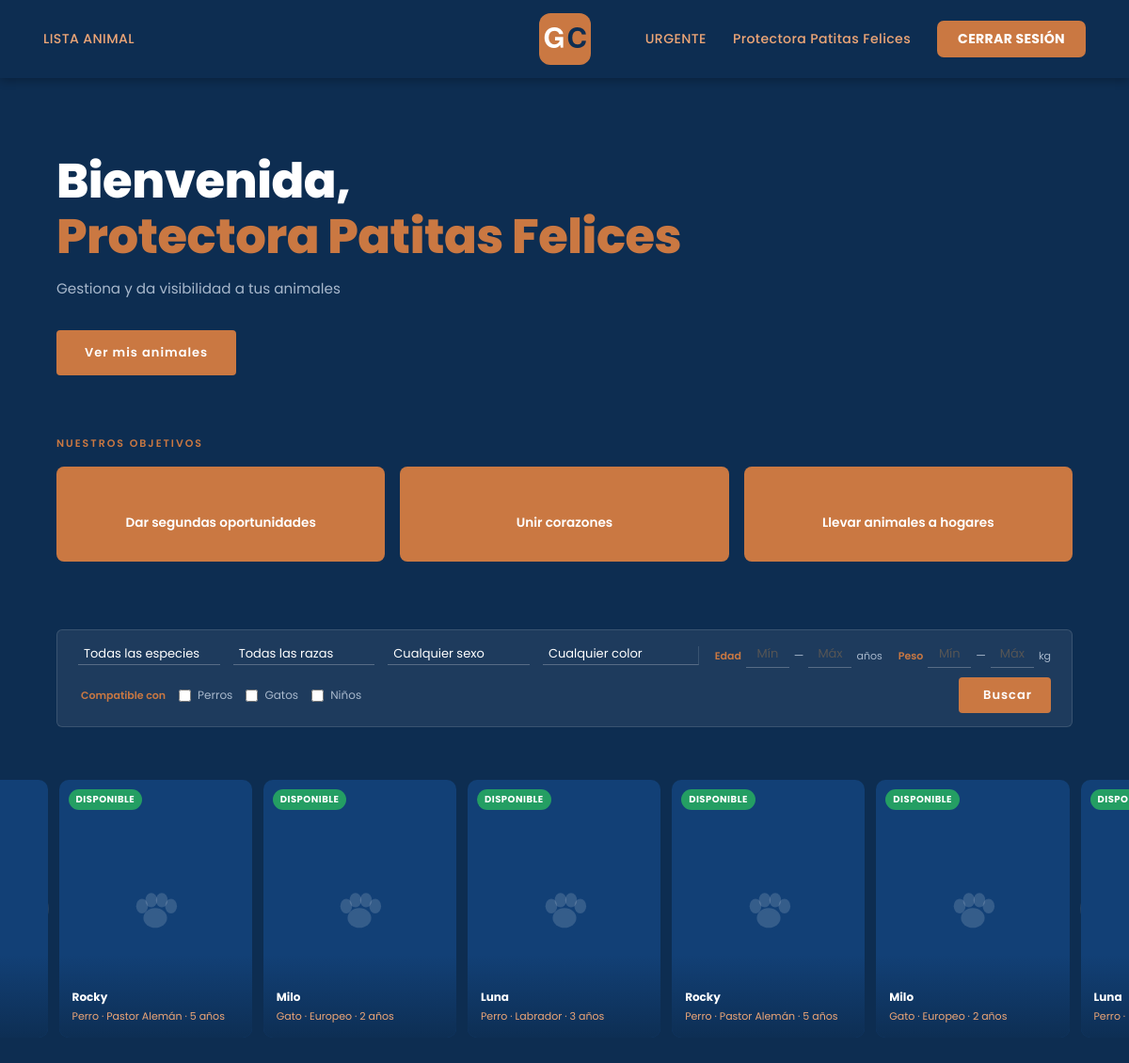
Page /public/indexProtectora.php (signed in) on the committed database.
### tables this page shows
CREATE TABLE Animales (
    id_animal              INT AUTO_INCREMENT PRIMARY KEY,
    id_protectora          INT,
    nombre                 VARCHAR(100) NOT NULL,
    id_estado              INT,
    especie                VARCHAR(50),
    raza                   VARCHAR(50),
    sexo                   CHAR(1),
    color                  VARCHAR(50),
    peso                   DECIMAL(5,2),
    edad                   INT,
    fecha_entrada          DATE,
    descripcion            TEXT,
    compatibilidad_perros  BOOLEAN DEFAULT FALSE,
    compatibilidad_gatos   BOOLEAN DEFAULT FALSE,
    compatibilidad_ninos   BOOLEAN DEFAULT FALSE,

    CONSTRAINT fk_animal_protectora FOREIGN KEY (id_protectora)
        REFERENCES Protectora(id_protectora) ON DELETE CASCADE,

    CONSTRAINT fk_animal_estado FOREIGN KEY (id_estado)
        REFERENCES EstadoAnimal(id_estado) ON DELETE SET NULL
);

CREATE TABLE EstadoAnimal (
    id_estado   INT AUTO_INCREMENT PRIMARY KEY,
    nombre      VARCHAR(50) NOT NULL UNIQUE
);

### public/indexProtectora.php (the view, shortened to what this page needs)
<?php
require "../src/sesion/conexion.php";
$id_protectora = (int)$_SESSION['id'];
$edad_min       = (isset($_GET['edad_min']) && $_GET['edad_min'] !== '') ? (int)$_GET['edad_min'] : '';
$edad_max       = (isset($_GET['edad_max']) && $_GET['edad_max'] !== '') ? (int)$_GET['edad_max'] : '';
$peso_min       = (isset($_GET['peso_min']) && $_GET['peso_min'] !== '') ? (float)$_GET['peso_min'] : '';
$peso_max       = (isset($_GET['peso_max']) && $_GET['peso_max'] !== '') ? (float)$_GET['peso_max'] : '';
$compat_perros  = !empty($_GET['compat_perros']);
$compat_gatos   = !empty($_GET['compat_gatos']);
$compat_ninos   = !empty($_GET['compat_ninos']);
$sql = "SELECT a.id_animal, a.nombre, a.especie, a.raza, a.edad, a.sexo,
               g.ruta AS foto,
               p.nombre_protectora, p.ciudad,
               e.nombre AS estado
        FROM Animales a
        JOIN EstadoAnimal e ON a.id_estado = e.id_estado
        JOIN Protectora p   ON a.id_protectora = p.id_protectora
        LEFT JOIN Galeria g ON a.id_animal = g.id_animal AND g.es_principal = 1
        WHERE a.id_protectora = ?";
$params = [$id_protectora];
$types  = 'i';
$sql .= " ORDER BY a.fecha_entrada DESC LIMIT 10";
$animales_arr = [];
$stmt = $_conexion->prepare($sql);
$stmt->bind_param($types, ...$params);
$stmt->execute();
$res_anim = $stmt->get_result();
if ($res_anim) {
    while ($row = $res_anim->fetch_assoc()) $animales_arr[] = $row;
}
?>
<!DOCTYPE html>
<html lang="es">
<head>
    <link rel="stylesheet" href="https://cdnjs.cloudflare.com/ajax/libs/material-design-iconic-font/2.2.0/css/material-design-iconic-font.min.css">
    <link rel="stylesheet" href="css/header.css">
    <link rel="stylesheet" href="css/indexProtectora.css">
</head>
<body>
<header>
    <nav class="hBotones">
        <a class="hBoton" href="listaAnimal.php">LISTA ANIMAL</a>
    </nav>
    <nav id="header-izq">
        <a href="indexProtectora.php">
            <img src="../img/profile/default/oficiales/logo.svg" alt="Go Catch" height="40">
        </a>
    </nav>
    <nav class="hBotones">
        <a class="hBoton" href="#animales">URGENTE</a>
        <a class="hBoton" href="perfil.php">
            <?= htmlspecialchars($_SESSION['nombre']) ?>
        </a>
        <a href="../src/sesion/logout.php" id="boton-destacado">CERRAR SESIÓN</a>
    </nav>
</header>
<section id="hero">
    <div id="hero-content">
        <h1>Bienvenida,<br><span><?= htmlspecialchars($_SESSION['nombre']) ?></span></h1>
        <p>Gestiona y da visibilidad a tus animales</p>
        <div id="hero-cta">
            <a href="#animales" class="cta-btn cta-primary">Ver mis animales</a>
        </div>
    </div>
</section>
<section id="objetivos">
    <p class="seccion-etiqueta">Nuestros objetivos</p>
    <div id="objetivos-grid">
        <div class="objetivo-card">
            <p>Dar segundas oportunidades</p>
        </div>
        <div class="objetivo-card">
            <p>Unir corazones</p>
        </div>
        <div class="objetivo-card">
            <p>Llevar animales a hogares</p>
        </div>
    </div>
</section>
<section id="filtro">
    <form method="GET" action="indexProtectora.php" id="filtro-form">
        <div class="filtro-fila">
            <div class="filtro-campo">
                <select name="especie" class="filtro-select">
                    <option value="">Todas las especies</option>
                </select>
            </div>
            <div class="filtro-campo">
                <select name="raza" class="filtro-select">
                    <option value="">Todas las razas</option>
                </select>
            </div>
            <div class="filtro-campo">
                <select name="sexo" class="filtro-select">
                    <option value="">Cualquier sexo</option>
                </select>
            </div>
            <div class="filtro-campo">
                <select name="color" class="filtro-select">
                    <option value="">Cualquier color</option>
                </select>
            </div>
        </div>
        <div class="filtro-fila">
            <div class="filtro-rango">
                <span class="filtro-rango-label">
                    <i class="zmdi zmdi-time"></i> Edad
                </span>
                <input type="number" name="edad_min" class="filtro-input"
                       placeholder="Mín" min="0" max="30"
                       value="<?= htmlspecialchars($edad_min) ?>">
                <span class="filtro-sep">—</span>
                <input type="number" name="edad_max" class="filtro-input"
                       placeholder="Máx" min="0" max="30"
                       value="<?= htmlspecialchars($edad_max) ?>">
                <span class="filtro-rango-unit">años</span>
            </div>
            <div class="filtro-rango">
                <span class="filtro-rango-label">
                    <i class="zmdi zmdi-balance"></i> Peso
                </span>
                <input type="number" name="peso_min" class="filtro-input"
                       placeholder="Mín" min="0" max="200" step="0.1"
                       value="<?= htmlspecialchars($peso_min) ?>">
                <span class="filtro-sep">—</span>
                <input type="number" name="peso_max" class="filtro-input"
                       placeholder="Máx" min="0" max="200" step="0.1"
                       value="<?= htmlspecialchars($peso_max) ?>">
                <span class="filtro-rango-unit">kg</span>
            </div>
            <div class="filtro-compat">
                <span class="filtro-rango-label">
                    <i class="zmdi zmdi-mood"></i> Compatible con
                </span>
                <label class="filtro-check">
                    <input type="checkbox" name="compat_perros" value="1"
                           <?= $compat_perros ? 'checked' : '' ?>> Perros
                </label>
                <label class="filtro-check">
                    <input type="checkbox" name="compat_gatos" value="1"
                           <?= $compat_gatos ? 'checked' : '' ?>> Gatos
                </label>
                <label class="filtro-check">
                    <input type="checkbox" name="compat_ninos" value="1"
                           <?= $compat_ninos ? 'checked' : '' ?>> Niños
                </label>
            </div>
            <div class="filtro-acciones">
                <button type="submit" id="filtro-btn">
                    <i class="zmdi zmdi-search"></i> Buscar
                </button>
            </div>
        </div>
    </form>
</section>
<section id="animales">
    <div id="carousel-wrapper">
        <button class="carousel-btn" id="prev-btn" type="button" aria-label="Anterior">
        </button>
        <div id="carousel-track-container">
            <div id="carousel-track">
                <?php foreach ($animales_arr as $anim): ?>
                <a class="animal-card"
                   href="ficha-animal.php?id=<?= (int)$anim['id_animal'] ?>">
                    <div class="animal-foto">
                        <?php if (!empty($anim['foto'])): ?>
                            <img src="<?= htmlspecialchars($anim['foto']) ?>"
                                 alt="<?= htmlspecialchars(ucfirst($anim['especie']) . ' ' . $anim['raza']) ?>"
                                 loading="lazy">
                        <?php else: ?>
                            <div class="animal-foto-placeholder">
                            </div>
                        <?php endif; ?>
                        <?php if (!empty($anim['estado'])): ?>
                        <span class="animal-estado estado-<?= strtolower(htmlspecialchars($anim['estado'])) ?>">
                            <?= htmlspecialchars(ucfirst(strtolower($anim['estado']))) ?>
                        </span>
                        <?php endif; ?>
                    </div>
                    <div class="animal-info">
                        <p class="animal-nombre">
                            <?= htmlspecialchars($anim['nombre']) ?>
                        </p>
                        <p class="animal-detalle">
                            <?php
                            $detalle = ucfirst($anim['especie'] ?? '');
                            if ($anim['raza']) $detalle .= ' · ' . $anim['raza'];
                            $edad_txt = $anim['edad']
                                ? $anim['edad'] . ' año' . ($anim['edad'] != 1 ? 's' : '')
                                : 'Edad desconocida';
                            $detalle .= ' · ' . $edad_txt;
                            echo htmlspecialchars($detalle);
                            ?>
                        </p>
                    </div>
                </a>
                <?php endforeach; ?>
            </div>
        </div>
        <button class="carousel-btn" id="next-btn" type="button" aria-label="Siguiente">
        </button>
    </div>
</section>
</body>
</html>

### public/css/header.css (style rules this page uses)
header { width: 100%; display: flex; justify-content: space-between; align-items: center; padding: 14px 36px; background-color: #0D2D51; box-shadow: 0 2px 10px rgba(0, 0, 0, 0.3); box-sizing: border-box; }
#header-izq img { height: 55px; }
a { font-family: 'Poppins', sans-serif; }
.hBotones { display: flex; align-items: center; gap: 28px; padding: 8px 10px; }
.hBoton { text-decoration: none; color: #EDA677; font-weight: 500; font-size: 0.88rem; letter-spacing: 0.4px; position: relative; transition: color 0.3s; }
.hBoton::after { content: ""; position: absolute; left: 0; bottom: -5px; width: 0%; height: 2px; background-color: #CA7842; transition: 0.3s; }
#boton-destacado { text-decoration: none; padding: 9px 22px; border-radius: 7px; color: #ffffff; font-weight: 700; font-size: 0.88rem; background-color: #CA7842; transition: all 0.25s ease; letter-spacing: 0.3px; }

### rows in the picture
animales: id_estado.nombre "DISPONIBLE", nombre "Rocky", detalle "Perro · Pastor Alemán · 5 años"
animales: id_estado.nombre "DISPONIBLE", nombre "Milo", detalle "Gato · Europeo · 2 años"
animales: id_estado.nombre "DISPONIBLE", nombre "Luna", detalle "Perro · Labrador · 3 años"

### other values in the picture
$_SESSION['nombre'] "Protectora Patitas Felices"
